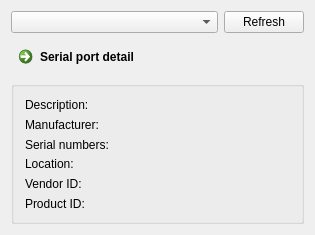
<?xml version="1.0" encoding="UTF-8"?>
<ui version="4.0">
 <class>FLSerialportWidget</class>
 <widget class="QWidget" name="FLSerialportWidget">
  <property name="geometry">
   <rect>
    <x>0</x>
    <y>0</y>
    <width>315</width>
    <height>229</height>
   </rect>
  </property>
  <property name="windowTitle">
   <string>FLSerialportWidget</string>
  </property>
  <layout class="QGridLayout" name="gridLayout_2">
   <item row="0" column="0">
    <widget class="QComboBox" name="serialPortInfoListBox"/>
   </item>
   <item row="0" column="1">
    <widget class="QPushButton" name="pushButton">
     <property name="sizePolicy">
      <sizepolicy hsizetype="Fixed" vsizetype="Fixed">
       <horstretch>0</horstretch>
       <verstretch>0</verstretch>
      </sizepolicy>
     </property>
     <property name="text">
      <string>Refresh</string>
     </property>
     <property name="icon">
      <iconset resource="firelink.qrc">
       <normaloff>:/firelink/Resources/icons/go-icon.png</normaloff>:/firelink/Resources/icons/go-icon.png</iconset>
     </property>
    </widget>
   </item>
   <item row="1" column="0" colspan="2">
    <widget class="QCommandLinkButton" name="commandLinkButton">
     <property name="text">
      <string>Serial port detail</string>
     </property>
     <property name="icon">
      <iconset resource="firelink.qrc">
       <normaloff>:/firelink/Resources/icons/play-button.png</normaloff>:/firelink/Resources/icons/play-button.png</iconset>
     </property>
    </widget>
   </item>
   <item row="2" column="0" colspan="2">
    <widget class="QGroupBox" name="groupBox">
     <property name="title">
      <string/>
     </property>
     <layout class="QGridLayout" name="gridLayout">
      <item row="0" column="0">
       <widget class="QLabel" name="descriptionLabel">
        <property name="text">
         <string>Description:</string>
        </property>
       </widget>
      </item>
      <item row="1" column="0">
       <widget class="QLabel" name="manufacturerLabel">
        <property name="text">
         <string>Manufacturer: </string>
        </property>
       </widget>
      </item>
      <item row="2" column="0">
       <widget class="QLabel" name="serialNumberLabel">
        <property name="text">
         <string>Serial numbers: </string>
        </property>
       </widget>
      </item>
      <item row="3" column="0">
       <widget class="QLabel" name="locationLabel">
        <property name="text">
         <string>Location:</string>
        </property>
       </widget>
      </item>
      <item row="4" column="0">
       <widget class="QLabel" name="vendorIDLabel">
        <property name="text">
         <string>Vendor ID:</string>
        </property>
       </widget>
      </item>
      <item row="5" column="0">
       <widget class="QLabel" name="productIDLabel">
        <property name="text">
         <string>Product ID:</string>
        </property>
       </widget>
      </item>
     </layout>
    </widget>
   </item>
   <item row="3" column="0">
    <spacer name="verticalSpacer">
     <property name="orientation">
      <enum>Qt::Vertical</enum>
     </property>
     <property name="sizeHint" stdset="0">
      <size>
       <width>20</width>
       <height>0</height>
      </size>
     </property>
    </spacer>
   </item>
  </layout>
 </widget>
 <layoutdefault spacing="6" margin="11"/>
 <resources>
  <include location="firelink.qrc"/>
 </resources>
 <connections/>
</ui>
